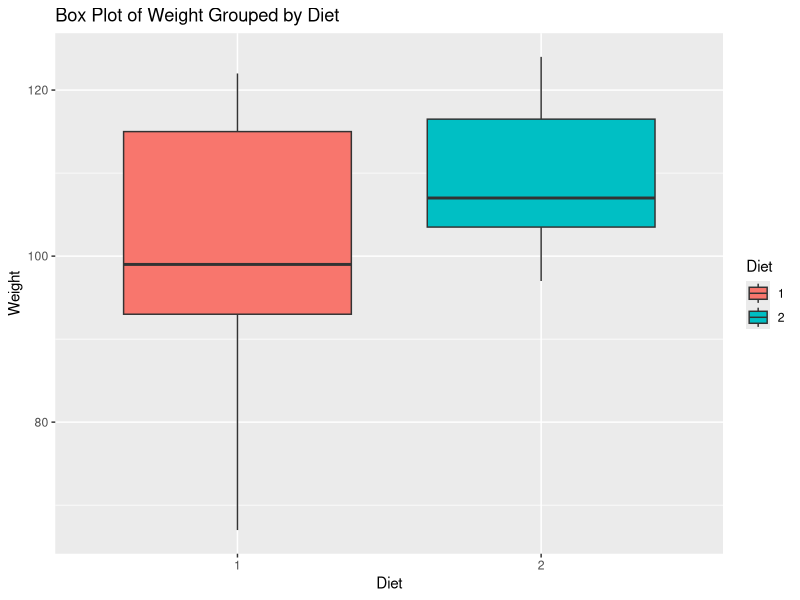
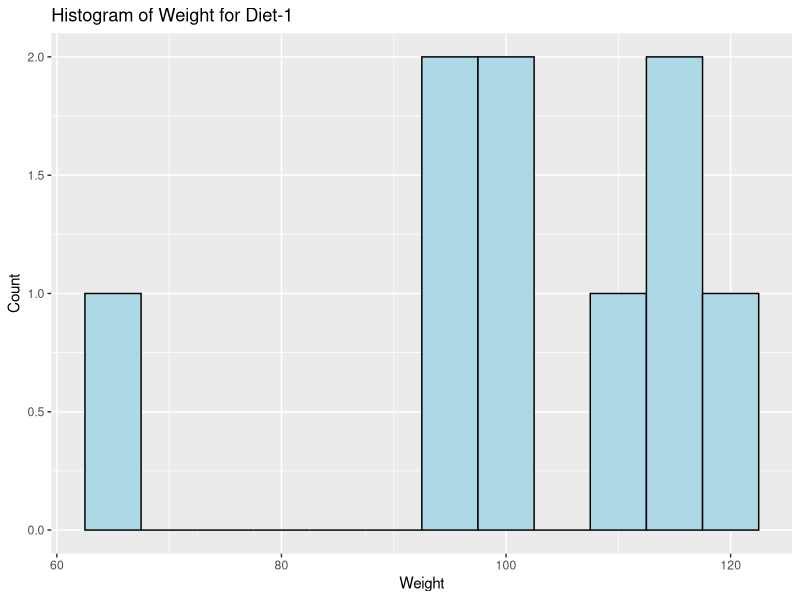
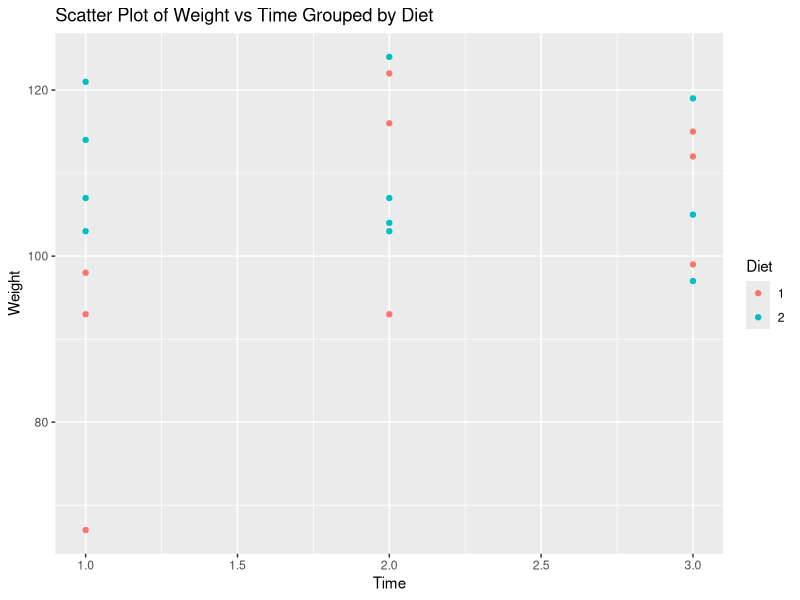

These figures' R source, in order:
# Assuming you have a dataset named 'chickendata'
# You can replace 'chickendata' with your actual dataset

# Sample dataset creation
chickendata <- data.frame(
  Weight = c(67, 122, 112, 93, 116, 99, 98, 93, 115, 114, 107, 119, 121, 103, 97, 103, 104, 105, 107, 124),
  Time = c(1, 2, 3, 1, 2, 3, 1, 2, 3, 1, 2, 3, 1, 2, 3, 1, 2, 3, 1, 2),
  Diet = c(1, 1, 1, 1, 1, 1, 1, 1, 1, 2, 2, 2, 2, 2, 2, 2, 2, 2, 2, 2)
)

# Load required library for plotting
library(ggplot2)

# a. Box plot for "weight" grouped by "Diet"
boxplot_weight_diet <- ggplot(chickendata, aes(x = factor(Diet), y = Weight, fill = factor(Diet))) +
  geom_boxplot() +
  labs(title = "Box Plot of Weight Grouped by Diet",
       x = "Diet",
       y = "Weight",
       fill = "Diet")

print(boxplot_weight_diet)

# b. Histogram for "weight" features belonging to Diet-1 category
histogram_weight_diet1 <- ggplot(subset(chickendata, Diet == 1), aes(x = Weight)) +
  geom_histogram(binwidth = 5, fill = "lightblue", color = "black") +
  labs(title = "Histogram of Weight for Diet-1",
       x = "Weight",
       y = "Count")

print(histogram_weight_diet1)

# c. Scatter plot for "weight" vs "Time" grouped by Diet
scatter_plot_weight_time_diet <- ggplot(chickendata, aes(x = Time, y = Weight, color = factor(Diet))) +
  geom_point() +
  labs(title = "Scatter Plot of Weight vs Time Grouped by Diet",
       x = "Time",
       y = "Weight",
       color = "Diet")

print(scatter_plot_weight_time_diet)
